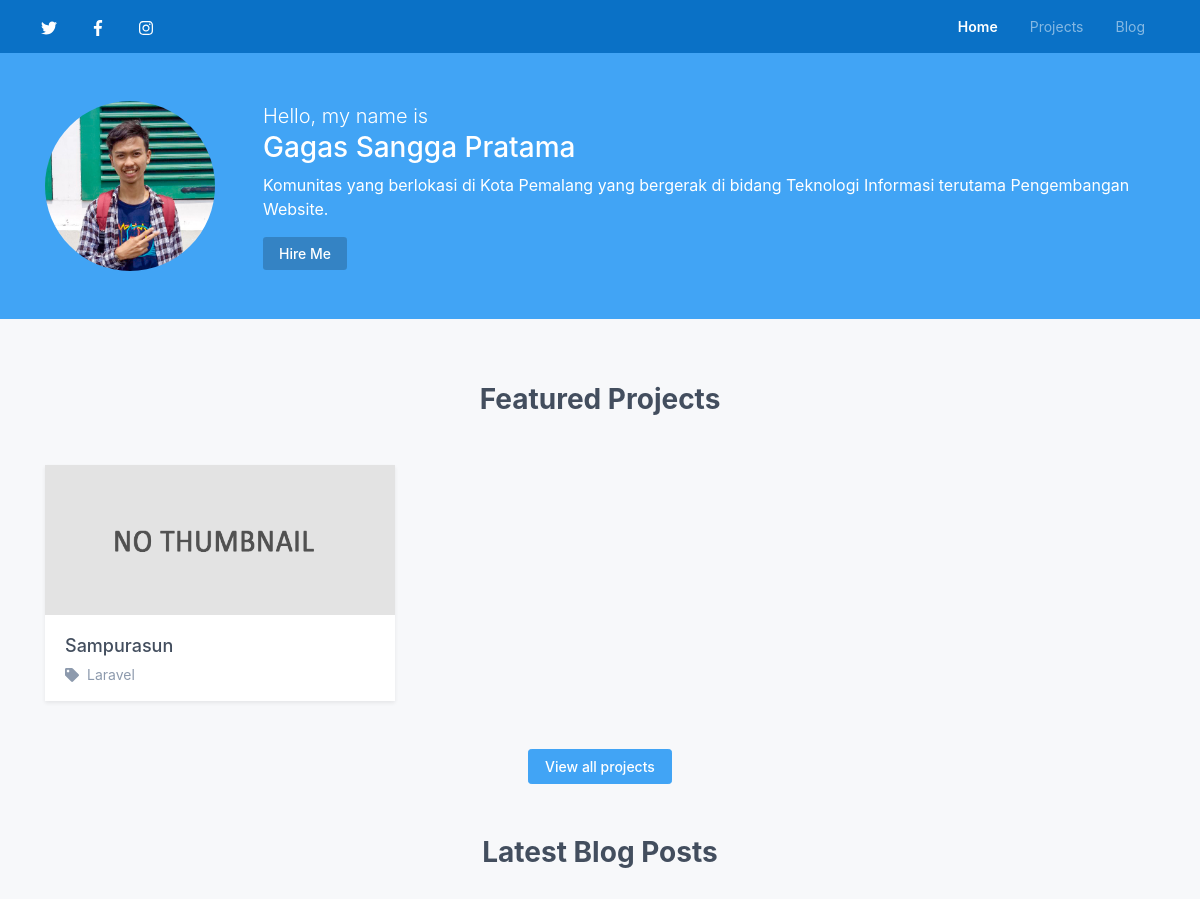
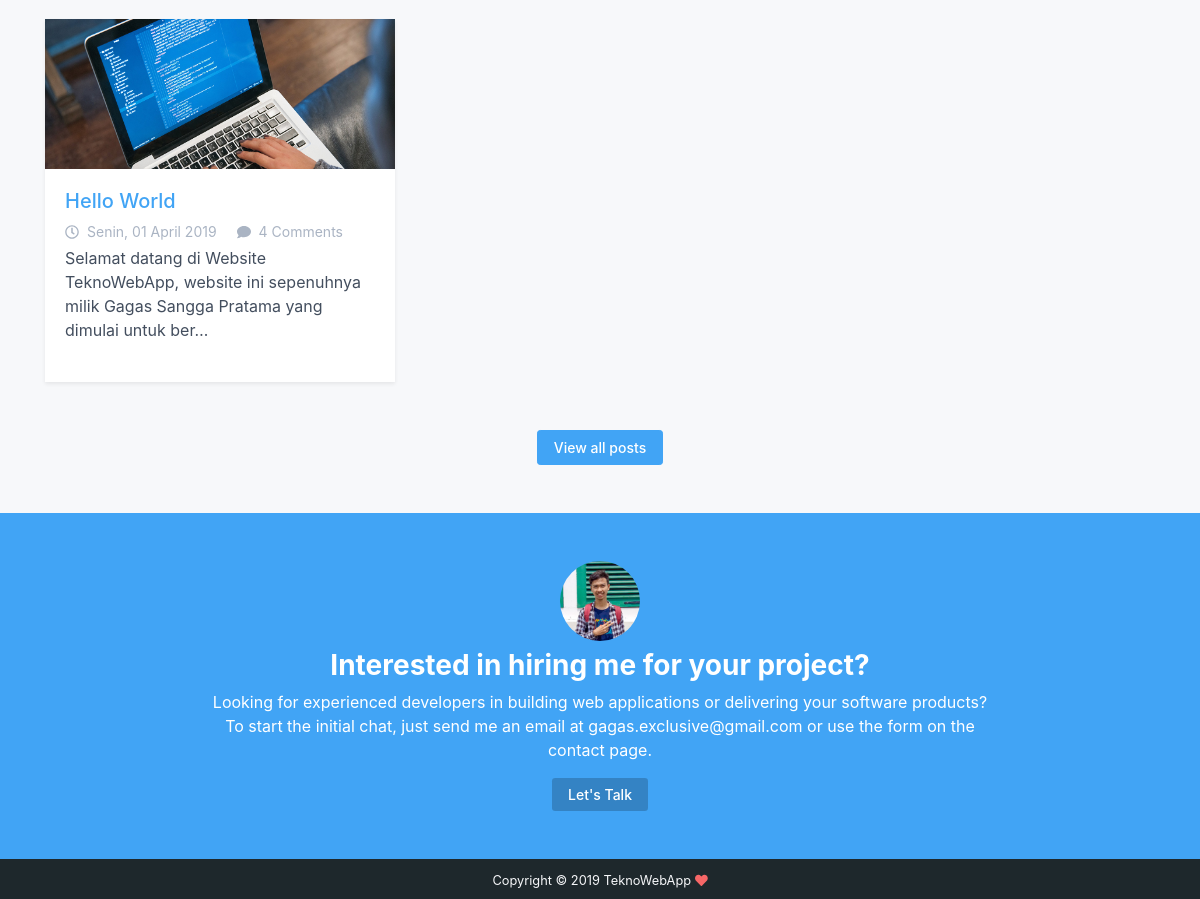
The page / on the database its author committed (2 pictures, top to bottom).
### tables this page shows
CREATE TABLE `tbl_users` (
  `id` int(11) NOT NULL,
  `name` varchar(150) NOT NULL,
  `email` varchar(50) NOT NULL,
  `password` varchar(150) NOT NULL,
  `image` varchar(50) NOT NULL,
  `about` text NOT NULL,
  `facebook` varchar(150) NOT NULL,
  `twitter` varchar(150) NOT NULL,
  `instagram` varchar(150) NOT NULL,
  `google_plus` varchar(150) NOT NULL,
  `address` text NOT NULL,
  `phone` varchar(30) NOT NULL,
  `last_login` datetime DEFAULT NULL,
  `created_at` date DEFAULT NULL,
  `updated_at` date DEFAULT NULL
);

CREATE TABLE `tbl_project` (
  `id_project` int(11) NOT NULL,
  `project_name` varchar(50) NOT NULL,
  `thumb_project` varchar(50) NOT NULL,
  `id_category` int(11) NOT NULL,
  `slug_project` varchar(100) NOT NULL,
  `short_desc` varchar(100) NOT NULL,
  `project_desc` text NOT NULL,
  `client_web` varchar(80) NOT NULL,
  `price` varchar(80) NOT NULL,
  `project_active` int(11) NOT NULL,
  `created_at` date DEFAULT NULL,
  `updated_at` date DEFAULT NULL
);

CREATE TABLE `tbl_category` (
  `id_category` int(11) NOT NULL,
  `category` int(11) NOT NULL,
  `category_name` varchar(50) NOT NULL,
  `category_active` int(11) NOT NULL,
  `created_at` date DEFAULT NULL,
  `updated_at` date DEFAULT NULL
);

CREATE TABLE `tbl_blog` (
  `id_article` int(11) NOT NULL,
  `title_article` varchar(50) NOT NULL,
  `slug_article` varchar(100) NOT NULL,
  `id_category` int(11) NOT NULL,
  `thumb_article` varchar(50) NOT NULL,
  `content_article` text NOT NULL,
  `featured` int(11) NOT NULL,
  `article_active` int(11) NOT NULL,
  `created_at` date DEFAULT NULL,
  `updated_at` date DEFAULT NULL
);

### application/controllers/Website.php (called while the page is built, shortened)
<?php
class Website extends CI_Controller {
	public function __construct()
    {
        $this->load->model('website_model');
    }
	public function index()
	{
		$data = konfigurasi('');
		$data['blog'] = $this->website_model->homeblog();
		$data['blog2'] = $this->website_model->homeblog2();
		$data['project'] = $this->website_model->homeproject();
		$this->load->view('homepage',$data);
	}
}

### index.php (called while the page is built, shortened)
<?php
require_once BASEPATH.'core/CodeIgniter.php';

### application/models/Konfigurasi_model.php (called while the page is built, shortened)
<?php
class Konfigurasi_model extends CI_Model
{
    public function user()
    {
        $this->db->select('*');
        $this->db->from('tbl_users');
        $query = $this->db->get();
        return $query->row_array();
    }
    public function setting()
    {
        $this->db->select('*');
        $this->db->from('tbl_settings');
        $query = $this->db->get();
        return $query->row_array();
    }
}

### application/helpers/konfigurasi_helper.php (called while the page is built, shortened)
<?php
function konfigurasi($title)
{
    $CI = get_instance();
    $user = $CI->Konfigurasi_model->user();
    $setting = $CI->Konfigurasi_model->setting();
    $data = array(
      'title'       => $setting['web_name'],
      'description' => $setting['web_description'],
      'keyword'     => $setting['web_keyword'],
      'homepage'    => $setting['homepage'],
      'id_setting'  => $setting['id_setting'],
      'pagetitle'   => $title.' - '.$setting['web_name'],
      'headtitle'   => $title,
      'nama'        => $user['name'],
      'email'       => $user['email'],
      'foto'        => $user['image'],
      'tentang'     => $user['about'],
      'twitter'     => $user['twitter'],
      'facebook'    => $user['facebook'],
      'instagram'   => $user['instagram'],
      'google_plus' => $user['google_plus'],
      'alamat'      => $user['address'],
      'telepon'     => $user['phone'],
      'last_login'  => $user['last_login'],
      'id'          => $user['id'],
    );
    return $data;
}
if (!function_exists('format_indo')) {
  function format_indo($date){
    $Hari = array("Minggu","Senin","Selasa","Rabu","Kamis","Jumat","Sabtu");
    $Bulan = array("Januari","Februari","Maret","April","Mei","Juni","Juli","Agustus","September","Oktober","November","Desember");
    $tahun = substr($date,0,4);
    $bulan = substr($date,5,2);
    $tgl = substr($date,8,2);
    $waktu = substr($date,11,5);
    $hari = date("w",strtotime($date));
    $result = $Hari[$hari].", ".$tgl." ".$Bulan[(int)$bulan-1]." ".$tahun."".$waktu;
    return $result;
  }
}

### application/models/Website_model.php (called while the page is built, shortened)
<?php
class Website_model extends CI_Model
{
	function homeblog()
	{
		$query = "SELECT * FROM tbl_blog WHERE article_active = '1' ORDER BY id_article DESC LIMIT 0,3";
		$data['blog'] = $this->db->query($query)->result();
		return $data;
	}
	function homeproject()
	{
		$query = "SELECT a.*, b.category_name FROM tbl_project AS a INNER JOIN tbl_category AS b ON a.id_category = b.id_category WHERE project_active = '1' ORDER BY id_project DESC LIMIT 0,3";
		$data['project'] = $this->db->query($query)->result();
		return $data;
	}
}

### application/views/homepage.php (the view, shortened to what this page needs)
<!DOCTYPE html>
<html lang="en">
<head>
	<?php $this->load->view("layouts/website/_meta.php") ?>
	<?php $this->load->view("layouts/website/_css.php") ?>
</head>
<body onload="myLoader()" style="margin:0;">
	<div style="display:none;" id="myDiv" class="animate-bottom">
    <header class="header">
        <div class="top-bar theme-bg-primary-darken">
            <div class="container-fluid">
				<?php $this->load->view("layouts/website/_nav.php") ?>
            </div>
		</div>
		<?php if($homepage == '1') { ?>
        <div class="header-intro theme-bg-primary text-white py-5">
	        <div class="container">
		        <div class="profile-teaser media flex-column flex-md-row">
				    <img class="profile-image mb-3 mb-md-0 mr-md-5 ml-md-0 rounded-circle mx-auto" src="<?php echo base_url('assets/images/'.$foto);?>" alt="<?php echo $nama;?>">
					<div class="media-body text-center text-md-left">
						<div class="lead">
							Hello, my name is
						</div>
						<h3 class="mt-0 display-5">
							<?php echo $nama;?>
						</h3>
						<div class="bio mb-3">
							<?php echo $tentang;?>
						</div>
						<a class="theme-btn-on-bg btn btn-sm" href="<?php echo base_url('contact.html');?>">Hire Me</a>
					</div>
				</div>
	        </div>
		</div>
		<?php } ?>
    </header>
	<?php if($homepage == '1') { ?>
    <section class="section-featured-projects py-1" style="margin-top: 60px">
        <div class="container">
	        <h3 class="section-title font-weight-bold text-center mb-4">
				Featured Projects
			</h3>
	        <div class="project-cards row mb-5">
				<?php
					foreach ($project['project'] as $row):
				?>
		        <div class="col-12 col-lg-4">
					<div class="card rounded-0 border-0 shadow-sm my-4 mb-lg-0">
						<div class="card-img-container position-relative">
							<?php if($row->thumb_project !== '') { ?>
							<img class="card-img-top rounded-0" style="width: 100%; height: 150px;" src="<?php echo base_url('assets/images/projects/'.$row->thumb_project);?>" alt="<?php echo $row->project_name;?>">
							<?php } else { ?>
							<img class="card-img-top rounded-0" style="width: 100%; height: 150px;" src="<?php echo base_url('assets/images/projects/no-thumb.jpg');?>" alt="<?php echo $row->project_name;?>">
							<?php } ?>
						</div>
						<div class="card-body pb-2">
							<h4 class="card-title mb-2"><a href="<?php echo base_url('project/'.$row->slug_project);?>"><?php echo $row->project_name;?></a></h4>
							<ul class="meta list-inline mb-0 text-muted mb-2" style="font-size:14px">
								<li class="list-inline-item mr-3"><i class="fa fa-tag mr-2"></i><?php echo $row->category_name;?></li>
							</ul>
						</div>
				    </div>
				</div>
		        <?php endforeach;?>
			</div>
	        <div class="text-center">
	            <a class="btn btn-sm btn-primary" href="<?php echo base_url('projects.html');?>">View all projects</a>
			</div>
        </div>
    </section>
	<?php } ?>
	<?php if($homepage == '1') { ?>
    <section class="section-latest-blog py-5">
        <div class="container">
	        <h3 class="section-title font-weight-bold text-center mb-5">
				Latest Blog Posts
			</h3>
	        <div class="blog-cards row">
				<?php
					foreach ($blog['blog'] as $row):
						$short_content = substr($row->content_article,0,115);
						$totalcontent = strlen($row->content_article);
				?>
		        <div class="col-12 col-lg-4">
			        <div class="card rounded-0 border-0 shadow-sm mb-5">
						<div class="card-img-container position-relative">
							<?php if($row->thumb_article !== '') { ?>
							<img class="card-img-top rounded-0" style="width: 100%; height: 150px;" src="<?php echo base_url('assets/images/blog/'.$row->thumb_article);?>" alt="<?php echo $row->title_article;?>">
							<?php } else { ?>
							<img class="card-img-top rounded-0" style="width: 100%; height: 150px;" src="<?php echo base_url('assets/images/blog/no-thumb.jpg');?>" alt="<?php echo $row->title_article;?>">
							<?php } ?>
						</div>
						<div class="card-body pb-4">
							<h4 class="card-title text-truncate mb-2"><a href="<?php echo base_url('post/'.$row->slug_article.'.html');?>"><?php echo $row->title_article;?></a></h4>
							<div class="card-text">
								<ul class="meta list-inline mb-1">
									<li class="list-inline-item mr-3"><i class="far fa-clock mr-2"></i><?php echo format_indo($row->created_at);?></li>
									<li class="list-inline-item"><i class="fas fa-comment mr-2"></i><a href="<?php echo base_url('post/'.$row->slug_article.'.html');?>#comments">4 Comments</a></li>
								</ul>
								<div class="excerpt">
									<?php if($totalcontent<=115) { echo $row->content_article; } else { echo "$short_content&hellip;"; } ?>
								</div>
							</div>
						</div>
				    </div>
				</div>
		        <?php endforeach;?>
			</div>
		</div>
        <div class="text-center">
            <a class="btn btn-sm btn-primary" href="<?php echo base_url('blog.html');?>">View all posts</a>
		</div>
	</section>
	<?php } ?>
	<?php $this->load->view("layouts/website/_touch.php") ?>
    <?php $this->load->view("layouts/website/_footer.php") ?>
</body>
</html>

### application/views/layouts/website/_css.php (shortened to what this page needs)
<link rel="stylesheet" href="<?php echo base_url('assets/plugins/font-awesome/css/font-awesome-animation.min.css');?>">
<link rel="stylesheet" href="<?php echo base_url('assets/plugins/flickity/flickity.min.css');?>">
<link id="theme-style" rel="stylesheet" href="<?php echo base_url('assets/css/theme-1.css');?>">
<link id="theme-style" rel="stylesheet" href="<?php echo base_url('assets/css/style.css');?>">

### application/views/layouts/website/_nav.php (shortened to what this page needs)
<nav class="navbar navbar-expand-lg navbar-dark position-relative">
    <ul class="social-list list-inline mb-0">
        <?php if ($twitter !== '') { ?>
        <li class="list-inline-item"><a class="text-white" href="<?php echo $twitter;?>" target="_blank"><i class="fab fa-twitter fa-fw faa-tada animated-hover"></i></a></li>
        <?php } ?>
        <?php if ($facebook !== '') { ?>
        <li class="list-inline-item"><a class="text-white" href="<?php echo $facebook;?>" target="_blank"><i class="fab fa-facebook-f fa-fw faa-tada animated-hover"></i></a></li>
        <?php } ?>
        <?php if ($instagram !== '') { ?>
        <li class="list-inline-item"><a class="text-white" href="<?php echo $instagram;?>" target="_blank"><i class="fab fa-instagram fa-fw faa-tada animated-hover"></i></a></li>
        <?php } ?>
    </ul>
    <div class="collapse navbar-collapse" id="navigation">
        <ul class="navbar-nav ml-lg-auto">
            <li class="nav-item <?php echo $this->uri->segment(1) == '' ? 'active': '' ?> mr-lg-3">
                <a class="nav-link" href="<?php echo base_url();?>">Home</a>
            </li>
            <li class="nav-item <?php echo $this->uri->segment(1) == 'projects.html' ? 'active': '' ?> <?php echo $this->uri->segment(1) == 'projects' ? 'active': '' ?> <?php echo $this->uri->segment(1) == 'project' ? 'active': '' ?> mr-lg-3">
                <a class="nav-link" href="<?php echo base_url('projects.html');?>">Projects</a>
            </li>
            <li class="nav-item <?php echo $this->uri->segment(1) == 'blog.html' ? 'active': '' ?> <?php echo $this->uri->segment(1) == 'blog' ? 'active': '' ?> <?php echo $this->uri->segment(1) == 'post' ? 'active': '' ?> mr-lg-3">
                <a class="nav-link" href="<?php echo base_url('blog.html');?>">Blog</a>
            </li>
        </ul>
    </div>
</nav>

### application/views/layouts/website/_touch.php (shortened to what this page needs)
<?php if($homepage == '1') { ?>
<section class="section-cta py-5 bg-primary text-white">
	<div class="container">
		<div class="text-center">
			<img class="profile-small d-inline-block mx-auto rounded-circle mb-2" src="<?php echo base_url('assets/images/'.$foto);?>" alt="<?php echo $nama;?>">
		</div>
		<h3 class="section-title font-weight-bold text-center mb-2">Interested in hiring me for your project?</h3>
		<div class="section-intro mx-auto text-center mb-3">
			Looking for experienced developers in building web applications or delivering your software products? To start the initial chat, just send me an email at <a class="link-on-bg text-white" href="mailto:<?php echo $email;?>"><?php echo $email;?></a> or use the <a class="link-on-bg text-white" href="<?php echo base_url('contact.html');?>">form on the contact page</a>.
		</div>
		<div class="text-center">
			<a class="theme-btn-on-bg btn btn-sm" href="<?php echo base_url('contact.html');?>">Let's Talk</a>
		</div>
	</div>
</section>
<?php } ?>

### application/views/layouts/website/_footer.php
<footer class="footer text-light text-center py-2">
    <small class="copyright">Copyright &copy; <?php echo date('Y');?> <a class="text-light" href="<?php echo base_url();?>"><?php echo $title;?></a> <i class="fa fa-heart faa-pulse animated" style="color:#f66767"></i></small>
</footer>

### assets/css/style.css (style rules this page uses)
.animate-bottom { position: relative; -webkit-animation-name: animatebottom; -webkit-animation-duration: 1s; animation-name: animatebottom; animation-duration: 1s; }
#myDiv { display: none; }

### rows shown on the page
tbl_users: image (picture), name "Gagas Sangga Pratama", about "Komunitas yang berlokasi di Kota Pemalang yang bergerak di bidang Teknologi Informasi terutama Pengembangan Website.", email "gagas.exclusive@gmail.com"
tbl_project: project_name "Sampurasun", id_category.category_name "Laravel"
tbl_blog: thumb_article (picture), title_article "Hello World", created_at "Senin, 01 April 2019", content_article "Selamat datang di Website TeknoWebApp, website ini sepenuhnya milik Gagas Sangga Pratama yang dimulai untuk ber"

### other values the page prints
$title "TeknoWebApp"
